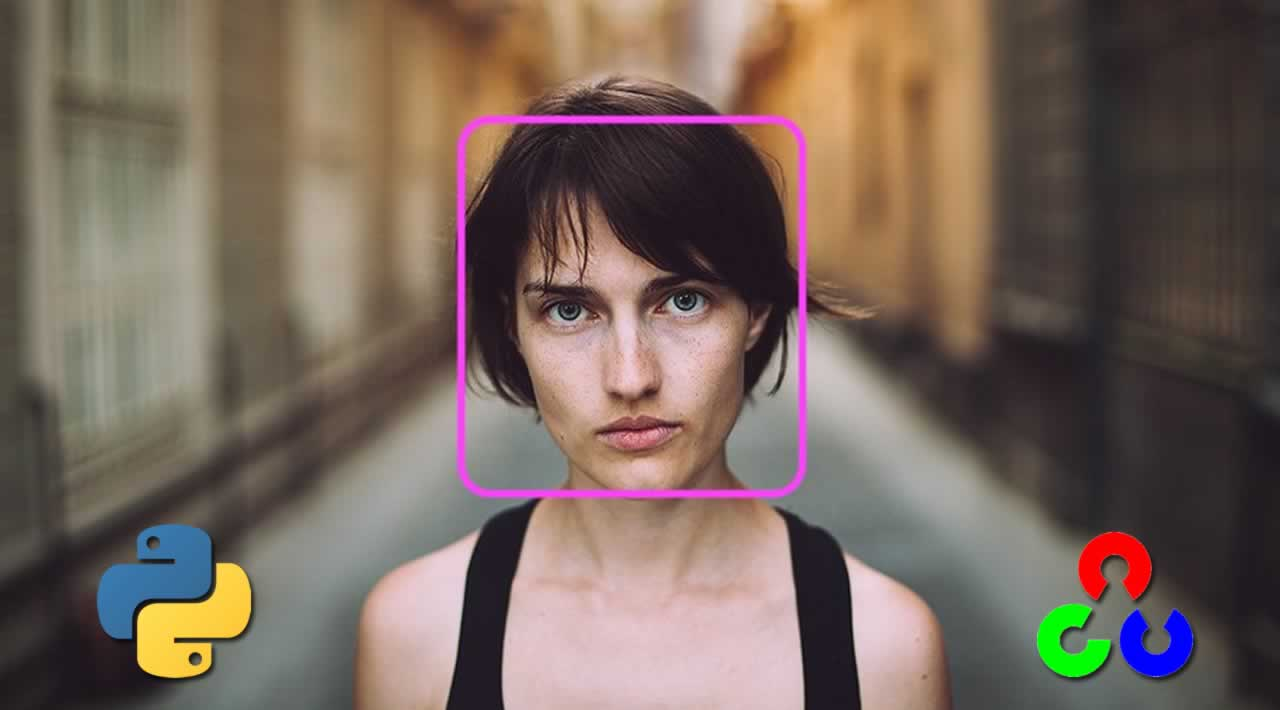
#> input picture test.png, 1280 x 710 px
$ python test.py
#> lines starting #> are read from the running program, lines starting #| are printed output that depends on the picture
#> further down, img is the input picture: shape (710, 1280, 3); mean B, G, R 92.6, 102.5, 119.2
### iris.py
import cv2
import imutils


FACE_CASCADE_PATH = './data/haarcascade_frontalcatface_extended.xml'
EYE_CASCADE_PATH = './data/haarcascade_eye.xml'


face_detector = cv2.CascadeClassifier(FACE_CASCADE_PATH)
eye_detector = cv2.CascadeClassifier(EYE_CASCADE_PATH)


def detect(img):
	img_g = cv2.cvtColor(img, cv2.COLOR_BGR2GRAY)
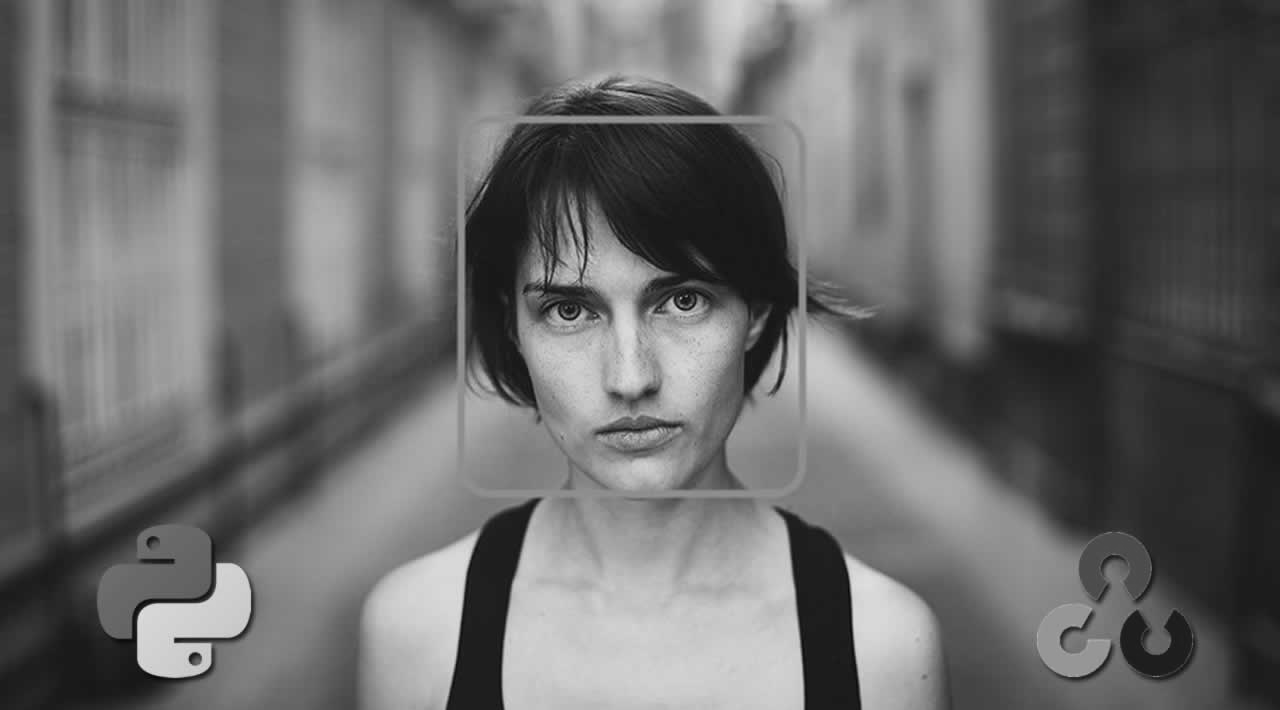
#> img_g: shape (710, 1280); min 4, max 233, mean 106.4
	img_g = cv2.equalizeHist(img_g)
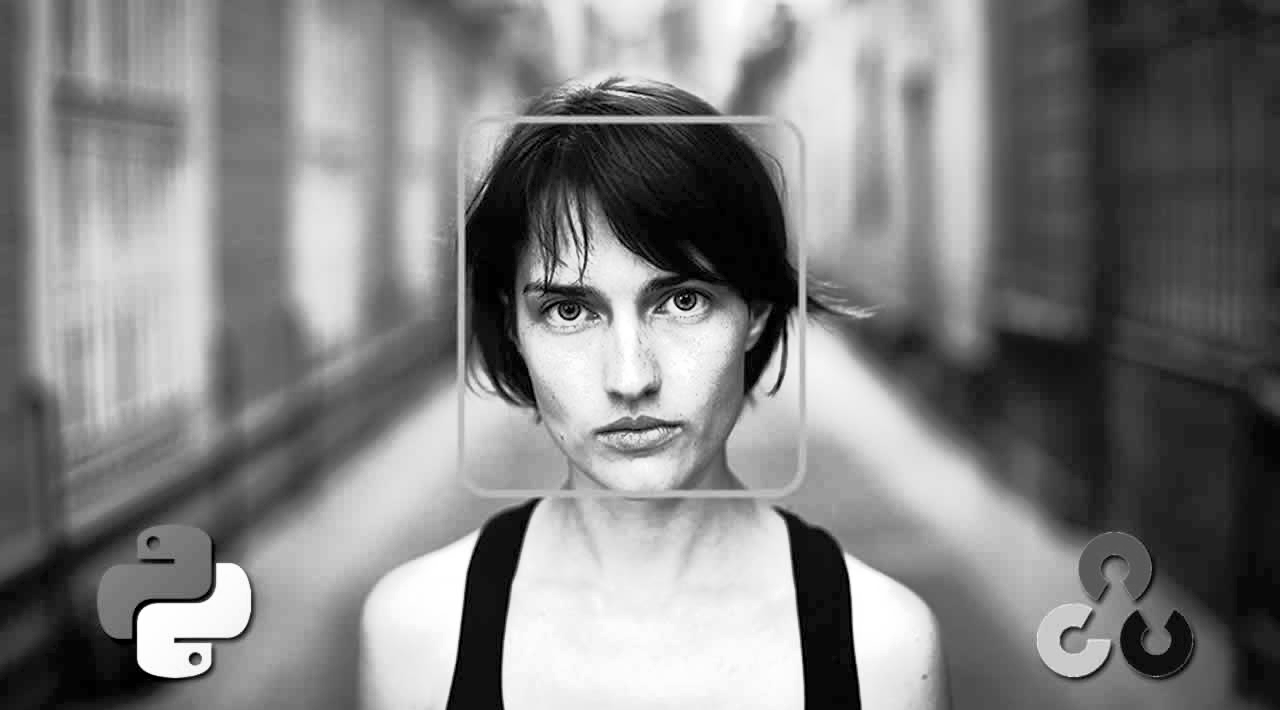
#> img_g: shape (710, 1280); min 0, max 255, mean 128.5

	faces = face_detector.detectMultiScale(
		img_g, scaleFactor=1.05, minNeighbors=5,
		minSize=(10, 10), flags=cv2.CASCADE_SCALE_IMAGE)
#> faces = [[470, 179, 281, 281]]

	detection = []

	for (fx, fy, fw, fh) in faces:
		# extract the face ROI
		face = img_g[fy:fy+ fh, fx:fx + fw]
		face_rgb = img[fy:fy+ fh, fx:fx + fw]
		det = {'face': [fx, fy, fw, fh]}
		det['face_img'] = face_rgb

		# apply eyes detection to the face ROI
		eyeRects = eye_detector.detectMultiScale(
			face, scaleFactor=1.1, minNeighbors=10,
			minSize=(5, 5), flags=cv2.CASCADE_SCALE_IMAGE)

		eyes = [[ex, ey, ew, eh] for ex, ey, ew, eh in eyeRects]

		if len(eyes) == 2:
			eyes = sorted(eyes, key=lambda x: x[0])
			x, y, w, h = eyes[0]
			det['left_eye'] = eyes[0]
			det['left_eye_img'] = face_rgb[y:y+h, x:x+w]

			x, y, w, h = eyes[1]
			det['right_eye'] = eyes[1]
			det['right_eye_img'] = face_rgb[y:y+h, x:x+w]
		elif len(eyes) == 1:
			x, _, w, _ = eyes[0]
			if x+w/2 > fw/2:
				x, y, w, h = eyes[0]
				det['right_eye'] = eyes[0]
				det['right_eye_img'] = face_rgb[y:y+h, x:x+w]
				det['left_eye'] = []
				det['left_eye_img'] = None
			else:
				x, y, w, h = eyes[0]
				det['left_eye'] = eyes[0]
				det['left_eye_img'] = face_rgb[y:y+h, x:x+w]
				det['right_eye'] = []
				det['right_eye_img'] = None

		detection.append(det)
#> this loop made 1 pass
#> (fx, fy, fw, fh, eyeRects) on pass 1: (470, 179, 281, 281, [[171, 90, 65, 65], [62, 102, 63, 63]])
#> pass 1, in detect, `face = img_g[fy:fy+ fh, fx:fx + fw]`:
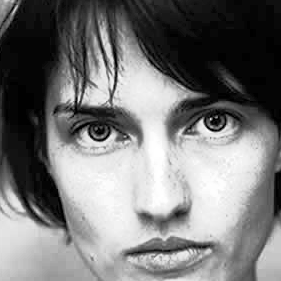
#> face: shape (281, 281); min 0, max 255, mean 119.8
#> pass 1, in detect, `face_rgb = img[fy:fy+ fh, fx:fx + fw]`:
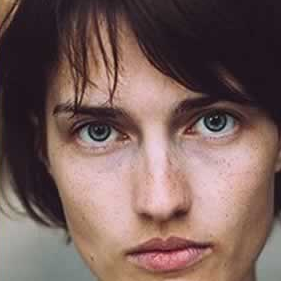
#> face_rgb: shape (281, 281, 3); mean B, G, R 90.2, 94.7, 119.4
#> after the loop, detection = 1 item

	return detection


# [37 lines that do not run on import are left out]

### test.py
import cv2
from iris import detect


img = cv2.imread('./test.png')
detection = detect(img)
#> detection = 1 item

for i, det in enumerate(detection):
    if det['left_eye'] != []:
        cv2.imshow(f'left {i}', det['left_eye_img'])
    if det['right_eye'] != []:
        cv2.imshow(f'right {i}', det['right_eye_img'])
#> this loop made 1 pass
#> pass 1, `cv2.imshow(f'left {i}', det['left_eye_img'])`:
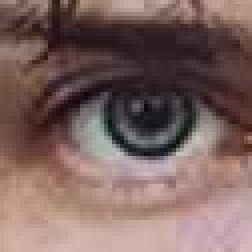
#> window 'left 0': shape (63, 63, 3) (shown 4 times larger); mean B, G, R 95.9, 99.8, 125.5
#> pass 1, `cv2.imshow(f'right {i}', det['right_eye_img'])`:
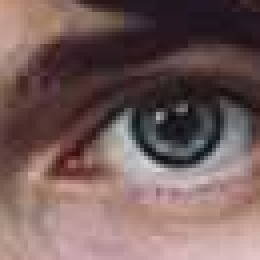
#> window 'right 0': shape (65, 65, 3) (shown 4 times larger); mean B, G, R 91.7, 93.8, 117.3

cv2.waitKey(0)
